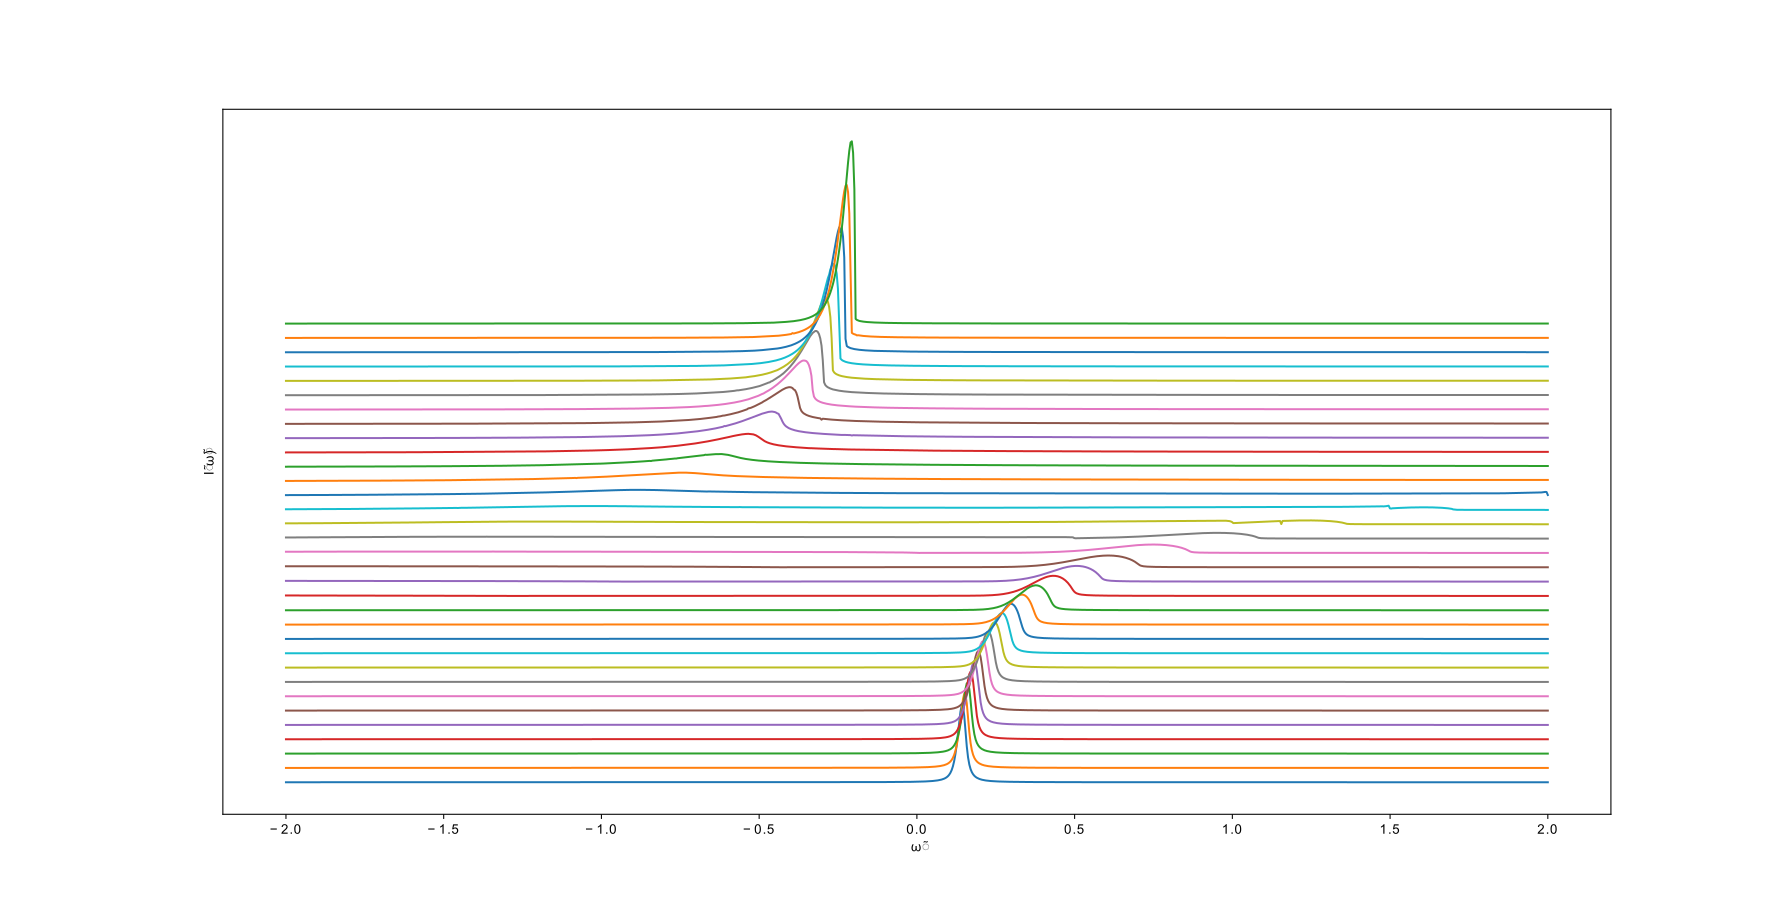

Python code for this plot:
import numpy as np
from matplotlib import pyplot as plt
from scipy import integrate
from scipy.special import roots_legendre as leg
def gauquad(f,a,b,n = 50):
    '''
    定义 Gaussian quadrature 积分
    函数 f 的积分区间为 [a,b]
    取 n 个 Legendre 的根
    def Gaussian quadrature integration
    integrate function f from a to b
    take n Legendre roots
    '''
    ft = lambda t: f( (b-a)*t/2 +(a+b)/2 ) * (b-a)/2
    x, w = leg(n)
    I = 0
    for i in range(n):
        I = I + w[i]*ft(x[i])
    err = 0
    return I,err
def twovarplt(f,ax,bx,ay,by,Nx=100,Ny=10,gap = 2):
    '''
    两变量画图
    f(x,y): 要绘制的函数
    变量 x 的取值区间为 [ax,bx], 取点的个数为 Nx 个
    变量 y 的取值区间为 [ay,by], 画 Ny 条线, 每条线对应一个 y 值
    线与线之间的间隔为 gap
    two variables plot
    plot function f(x,y)
    x takes Nx points from 'ax' to 'bx'
    each line corresponds a fixd y, y takes Ny points from 'ay' to 'by'
    the gap between lines is 'gap'
    '''
    x = np.linspace(ax,bx,Nx)
    y = np.linspace(ay,by,Ny)
    fx = np.linspace(0,0,Nx)
    for j in range(Ny):
        for i in range(Nx):
            print('第',j+1,'条线,','第',i+1,'个点,','共',Ny,'条线,','每条线',Nx,'个点.')
            fx[i] = f(x[i],y[j])
        plt.plot(x,fx+j*gap )
    #    plt.plot(x,x*0+y[j],color=(j/Ny,1-j/Ny,j/Ny))
    plt.xlabel(r'$\tilde{\omega}$')
    plt.ylabel(r'$I(\tilde{\omega})$')
    plt.yticks([])
    plt.savefig('./T = 1.jpeg',writer='imagemagick')
    plt.show()

def f(p,m,T):   # Fermi distribution function
    f = 1/(np.exp((p**2-m)/T)+1)
    return f
def theta(x):   # Heaviside theta function
    if x>=0:
        f = 1
    else:
        f = 0
    return f
def delta(x,b = 1e-2):  # Dirac delta function
    b = 1e-2
    f = b/(b**2 + x**2)/np.pi
    return f

T = 1   # Temperature
m = 1   # Chemical potential mu
up = 10 # Integration cut off of 

def A(o,d,k,p): # the unintegrated Imaginary part of self-energy
    x1 = o-d+p**2/2+k**2/2-p*k
    x2 = o-d+p**2/2+k**2/2+p*k
    if x1>0 or x2<0:
        A = 0
    else:
        A = np.pi*p/k*f(p,m,T)
    return A
def AA(o,d,k):  # the integrated Imaginary part of self-energy
    AA, err = gauquad(lambda p:A(o,d,k,p),0,up)
    return AA
def s(o,d,k,p): # the unintegrated Real part of self-energy
    s = f(p,m,T)*p/k*( np.log( np.abs(o-d + (k+p)**2/2) ) - np.log( np.abs(o-d + (k-p)**2/2) ) )
    return s
def S(o,d,k):   # the integrated Real part of self-energy
    S,err = gauquad(lambda p:s(o,d,k,p),0,up)
    return S

def I(o,d,k):   # the unintegrated spectral function
    aa = AA(o,d,k)
    bb = S(o,d,k)
    if aa == 0:
        I = k**2*f(k,m,T)*delta(o-bb,b=1)
    else:
        I = k**2*f(k,m,T)*aa/((o-bb)**2+aa**2)
    return I
def II(o,d):    # the integrated spectral function
    if d>o:
        II,err = integrate.quad(lambda k:I(o,d,k),0,up,epsabs = 1.49e-2)
    else:
        II, err = integrate.quad(lambda k:I(o,d,k),0,up,epsabs=1.49e-2)
    return II
    
twovarplt(II,-2,2,-8,8,Nx = 1000,Ny=33,gap=3)

#twovarplt(lambda k ,o:S(o,0,k),0,10,0.1,2,Nx = 100,Ny = 25,gap=0)

'''
def A(o,d,k,x):
    g = o-d+k**2/2
    r1 = k*x + np.sqrt( k**2*x**2 -2*g )
    r2 = k*x - np.sqrt( k**2*x**2 -2*g )
    A = theta(-g)*theta(1+2*g-2*k*x)*r1**2*f(r1,m,T)
    A = A+ theta(g)*theta(k*x-np.sqrt(2*g))*theta(x) * ( theta(1+2*g-2*k*x)*r1**2*f(r1,m,T) + r2**2*f(r2,m,T))
    A = A/(r1-r2)
    return A
def AA(o,d,k):
    AA, err = gauquad(lambda x:A(o,d,k,x),-1,1)
    AA = np.nan_to_num(AA)
    AA = np.pi*AA
    return AA
'''
'''
    n = 500
    k = np.linspace(1e-5,up,n)
    for i in range(n):
        dd = np.abs(o - S(o,d,k[i]))
    #    print(dd)
        if dd<1e-1:
            ko = k[i]
            break
        else:
            ko = 0
    II = ko**2*f(ko,m,T)
    return II
'''
